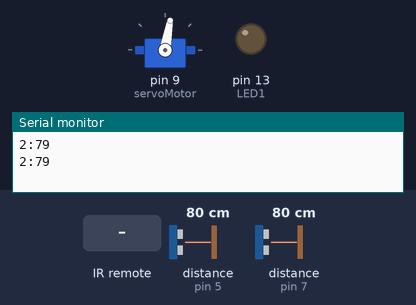
Bench run of a sketch on a simulated Arduino Uno, built with avr-gcc and run on an emulated ATmega328P. Parts: servo, output pins drawn as LEDs (lit = HIGH), the last lines printed to the serial monitor. Wiring (inferred from the names in the program): 2 × ultrasonic range finder: trigger pin 6, echo pin 5 / trigger pin 8, echo pin 7. Inputs (shaded band) come from the test bench; at power-on: distance to the obstacle (sensors on pin 5, pin 7) 80 cm. The echo pulse lasts 58.3 µs per cm; pins used as bus, display or sensor lines are not drawn.

Above: at 2.8 s.
2.9 s: infrared code 0xE12440BF received
At 5.1 s:
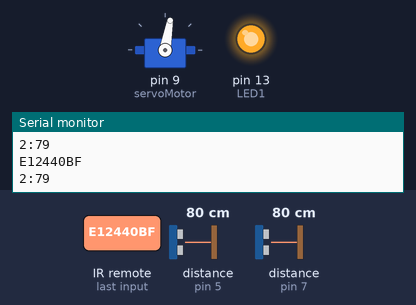
5.5 s: distance to the obstacle (sensor on pin 5) set to 24 cm
8.0 s: distance to the obstacle (sensor on pin 5) set to 19 cm
At 9.5 s:
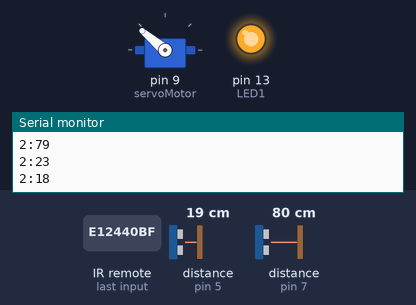
10.5 s: distance to the obstacle (sensor on pin 7) set to 2 cm
At 12.9 s:
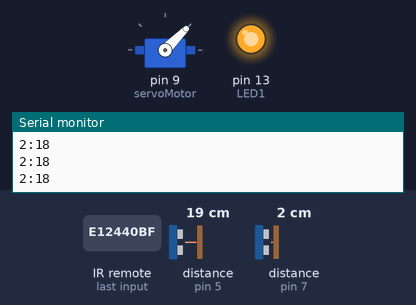
14.0 s: infrared code 0xE12428D7 received
At 15.3 s:
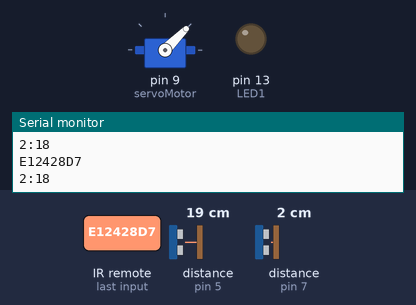
16.5 s: distance to the obstacle (sensor on pin 7) set to 17 cm
19.7 s: distance to the obstacle (sensor on pin 7) set to 19 cm
At 25.2 s:
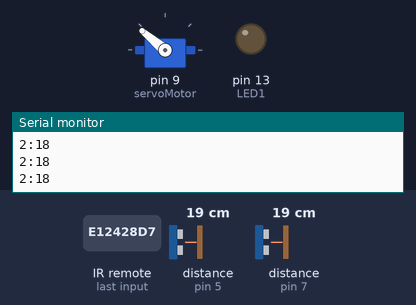
Timing chart, 0 to 26.8 s (numbered marks = the images above; inputs shaded):
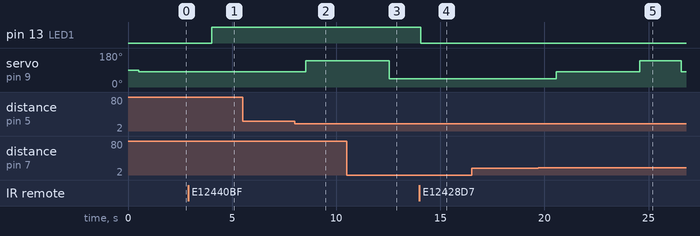

The sketch:

Sensor_v2.ino
```cpp
/*********************************************
Programa: SensorDistanciaServo
Prof. Luis Fernando
Data: ___/___/____
 Ligação do sensor HC-SR04 1:
 VCC no Arduino 5v       GND no Arduino GND
 Echo no Arduino pino 7  Trig no Arduino pino 8

 Ligação do sensor HC-SR04 2:
 VCC no Arduino 5v       GND no Arduino GND
 Echo no Arduino pino 5  Trig no Arduino pino 6


 Ligação do servo Motor:
 Fio Marron   no Arduino GND
 Fio Vermelho no Arduino 5v
 Fio Laranja/Amarelo no pino 9
 /*
1=E12440BF
2=E12428D7
3=E1246897
4=E124B847
source=E12448B7
mute=E124609F

/*
Ligação: 5V ---> 5V
         GND ---> GND
         OUT ---> Pino 11
*/


#define echoPin1 7 // Echo Pino
#define trigPin1 8 // Trigger Pino
#define echoPin2 5 // Echo Pino
#define trigPin2 6 // Trigger Pino

#include <IRremote.h>                //inclui a Biblioteca

int RECV_PIN = 11;                   // Pino que recebe o sinal
IRrecv irrecv(RECV_PIN);
decode_results results;
const int LED1 = 13;               // Pino para acionar o LED


#include <Servo.h>
Servo servoMotor;

int AlcanceMax1 = 200;    // alcance Maximo
int AlcanceMin1 = 0;      // alcance Mínimo
long duracao1, distancia1; // Duração usado para calcular a distância

int Ligar=0;              //ligar ou desligar a função de movimento
int AlcanceMax2 = 200;    // alcance Maximo
int AlcanceMin2 = 0;      // alcance Mínimo
long duracao2, distancia2; // Duração usado para calcular a distância


void setup()
{


  Serial.begin(9600);
  irrecv.enableIRIn();
  pinMode(LED1,OUTPUT);           //LED será de Saída

 servoMotor.attach(9);   // Motor no Pino 9
 pinMode(trigPin1, OUTPUT);
 pinMode(echoPin1, INPUT);
 pinMode(trigPin2, OUTPUT);
 pinMode(echoPin2, INPUT);

}

void loop()
{

  if (irrecv.decode(&results))             // Se receber algum sinal
  {
    Serial.println(results.value, HEX);   //mostrar o sinal recebido
    irrecv.resume();

     if (results.value==0xE12440BF ) //tecla 1 OBS: Cada tecla possui um código,
    {                                //             deve-se adicionar 0x
       digitalWrite(LED1, HIGH);
    }
    if (results.value==0xE12428D7 ) //tecla 2
    {
       digitalWrite(LED1, LOW);
    }
    if (results.value==0xE12448B7 ) //source desligar os sensores
    {
       Ligar=0;
    }
   if (results.value==0xE124609F ) //mute ligar os sensores
    {
       Ligar=1;
    }

  }
if (Ligar==0)
{
 /* Os seguintes trigPin/echoPin são usados para determinar a distância do objeto */
 digitalWrite(trigPin1, LOW);
 delayMicroseconds(2);

 digitalWrite(trigPin1, HIGH);
 delayMicroseconds(10);

 digitalWrite(trigPin1, LOW);
 duracao1 = pulseIn(echoPin1, HIGH);

 //Calcula a distância (em cm) baseado na velocidade do som
 distancia1 = duracao1/58.2;

 //Aguarda 50ms antes da próxima leitura
 delay(500);

 /* Os seguintes trigPin/echoPin são usados para determinar a distância do objeto */
 digitalWrite(trigPin2, LOW);
 delayMicroseconds(2);

 digitalWrite(trigPin2, HIGH);
 delayMicroseconds(10);

 digitalWrite(trigPin2, LOW);
 duracao2 = pulseIn(echoPin2, HIGH);

 //Calcula a distância (em cm) baseado na velocidade do som
 distancia2 = duracao2/58.2;

 Serial.print("2:");
 Serial.println(distancia2);

 if (distancia1<=20 && distancia1 <  distancia2 )
 {
       servoMotor.write(45);
 }
 else if (distancia2 <=20 &&   distancia2 <  distancia1 )
 {
      servoMotor.write(140);

 }
 else
 {
      servoMotor.write(80);

 }

 //Aguarda 50ms antes da próxima leitura
 delay(1500);

}
}
```

Measured:
- the behaviour switches between 22 and 21 cm on distance to the obstacle (sensor on pin 5) (found by bisection; images 1 and 2)
- the behaviour switches between 18 and 19 cm on distance to the obstacle (sensor on pin 7) (found by bisection; images 4 and 5)
- after the input at 2.9 s, pin 13 (LED1): LOW → HIGH after 1.1 s
- after the input at 8.0 s, servo on pin 9 (servoMotor): 80° → 140° after 0.55 s
- after the input at 10.5 s, servo on pin 9 (servoMotor): 140° → 45° after 2.1 s
- after the input at 14.0 s, pin 13 (LED1): HIGH → LOW after 0.06 s
- after the input at 19.7 s, servo on pin 9 (servoMotor): 45° → 80° after 0.87 s, → 140° 4.0 s later, → 80° 2.0 s later
